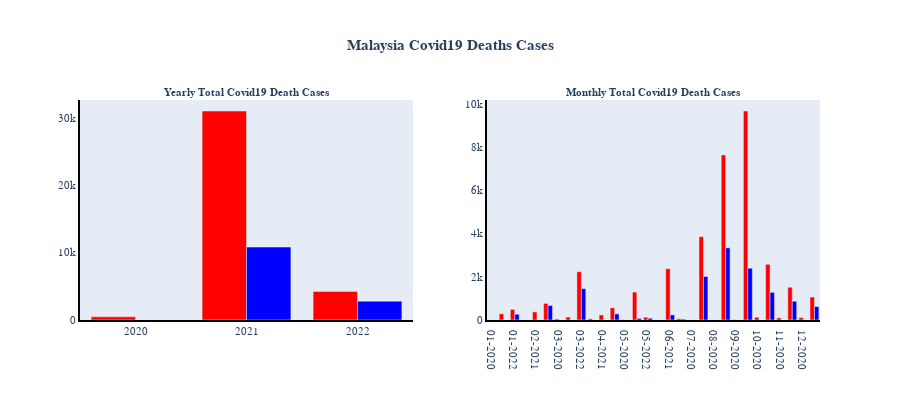

Source (notebook cell):
### Code cell
fig = make_subplots(rows=1, cols=2, shared_xaxes=True, vertical_spacing=0.08,
                   subplot_titles=('<b>Yearly Total Covid19 Death Cases</b>',
                                   '<b>Monthly Total Covid19 Death Cases</b>'))
#Graph 1
fig.append_trace(go.Bar(x = df_mas_yearly['Year'], y = df_mas_yearly['deaths_new'],
                        name='Death Cases',marker_color='red'),row=1, col=1)
fig.append_trace(go.Bar(x = df_mas_yearly['Year'], y = df_mas_yearly['vax_total_deaths'],
                        name='Death Vax Cases',marker_color='blue'),row=1, col=1)

#Graph 2
fig.append_trace(go.Bar(x = df_mas_monthly['YearMonth'], y = df_mas_monthly['deaths_new'],
                        name='Death Cases',marker_color='red'),row=1, col=2)
fig.append_trace(go.Bar(x = df_mas_monthly['YearMonth'], y = df_mas_monthly['vax_total_deaths'],
                        name='Death Vax Cases',marker_color='blue'),row=1, col=2)

#Update Fonts & Size
fig.update_annotations(font=dict(family="Helvetica", size=11))
fig.update_layout(font=dict(family="Helvetica", size=11))
fig.update_layout(height=400,showlegend=False,
                 title_text='<b>Malaysia Covid19 Deaths Cases</b>',title_x=0.5)
fig.update_xaxes(showgrid=False, zeroline=False, showline=True, linewidth=2, linecolor='black')
fig.update_yaxes(showgrid=False, zeroline=False, showline=True, linewidth=2, linecolor='black')

#Plotting the graph
fig.show()

### Figure 1 — Plotly figure (JSON) as saved in the notebook; plotly's stock layout.template omitted (floating-point values rounded to 4 significant figures)
{"data": [{"marker": {"color": "red"}, "name": "Death Cases", "type": "bar", "x": ["2020", "2021", "2022"], "xaxis": "x", "y": [471, 31016, 4248], "yaxis": "y"}, {"marker": {"color": "blue"}, "name": "Death Vax Cases", "type": "bar", "x": ["2020", "2021", "2022"], "xaxis": "x", "y": [0, 10826, 2796], "yaxis": "y"}, {"marker": {"color": "red"}, "name": "Death Cases", "type": "bar", "x": ["01-2020", "01-2021", "01-2022", "02-2020", "02-2021", "02-2022", "03-2020", "03-2021", "03-2022", "04-2020", "04-2021", "04-2022", "05-2020", "05-2021", "05-2022", "06-2020", "06-2021", "06-2022", "07-2020", "07-2021", "08-2020", "08-2021", "09-2020", "09-2021", "10-2020", "10-2021", "11-2020", "11-2021", "12-2020", "12-2021"], "xaxis": "x2", "y": [0, 289, 491, 0, 375, 770, 48, 137, 2235, 55, 234, 564, 12, 1290, 129, 6, 2374, 59, 4, 3854, 2, 7639, 9, 9669, 127, 2577, 97, 1515, 111, 1063], "yaxis": "y2"}, {"marker": {"color": "blue"}, "name": "Death Vax Cases", "type": "bar", "x": ["01-2020", "01-2021", "01-2022", "02-2020", "02-2021", "02-2022", "03-2020", "03-2021", "03-2022", "04-2020", "04-2021", "04-2022", "05-2020", "05-2021", "05-2022", "06-2020", "06-2021", "06-2022", "07-2020", "07-2021", "08-2020", "08-2021", "09-2020", "09-2021", "10-2020", "10-2021", "11-2020", "11-2021", "12-2020", "12-2021"], "xaxis": "x2", "y": [0, 0, 267, 0, 0, 672, 0, 1, 1450, 0, 0, 284, 0, 74, 83, 0, 235, 40, 0, 2013, 0, 3338, 0, 2396, 0, 1278, 0, 869, 0, 622], "yaxis": "y2"}], "layout": {"annotations": [{"font": {"family": "Helvetica", "size": 11}, "showarrow": false, "text": "<b>Yearly Total Covid19 Death Cases</b>", "x": 0.225, "xanchor": "center", "xref": "paper", "y": 1, "yanchor": "bottom", "yref": "paper"}, {"font": {"family": "Helvetica", "size": 11}, "showarrow": false, "text": "<b>Monthly Total Covid19 Death Cases</b>", "x": 0.775, "xanchor": "center", "xref": "paper", "y": 1, "yanchor": "bottom", "yref": "paper"}], "font": {"family": "Helvetica", "size": 11}, "height": 400, "showlegend": false, "title": {"text": "<b>Malaysia Covid19 Deaths Cases</b>", "x": 0.5}, "xaxis": {"anchor": "y", "domain": [0, 0.45], "linecolor": "black", "linewidth": 2, "showgrid": false, "showline": true, "zeroline": false}, "xaxis2": {"anchor": "y2", "domain": [0.55, 1], "linecolor": "black", "linewidth": 2, "showgrid": false, "showline": true, "zeroline": false}, "yaxis": {"anchor": "x", "domain": [0, 1], "linecolor": "black", "linewidth": 2, "showgrid": false, "showline": true, "zeroline": false}, "yaxis2": {"anchor": "x2", "domain": [0, 1], "linecolor": "black", "linewidth": 2, "showgrid": false, "showline": true, "zeroline": false}}}
